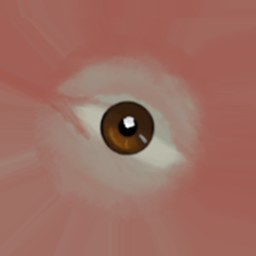
#> input picture godot/project/assets/characters/bandit/bandit_T_Eye_Brown.jpg, 256 x 256 px
$ python -i pack.py   (imports and definitions only)
#> lines starting #> are read from the running program, lines starting #| are printed output that depends on the picture
# Pack rendered frames into one webp sheet per animation (rows = 8 directions, cols = frames).
# Each animation is cropped to its own box (smaller sheets = less phone memory); meta gives each one's size and feet anchor.
import sys, glob, json
from PIL import Image, ImageFilter, ImageEnhance
SRC, OUT = sys.argv[1], sys.argv[2]
ANIMS = [('idle','Idle_Loop'),('run','Jog_Fwd_Loop'),('shoot','Pistol_Shoot'),('death','Death01'),('roll','Roll')]
FR = 192; AX, AY = FR/2, FR/2 + 0.78*0.8660254*FR/2.6   # pixel of the character's feet (blender origin)
def bright(im):
    a = im.getchannel('A'); rgb = ImageEnhance.Brightness(im.convert('RGB')).enhance(1.22); rgb = ImageEnhance.Contrast(rgb).enhance(1.06); rgb.putalpha(a); return rgb
def outline(im):
    # thin dark rim so the figure sits in the game's inked look
    a = im.getchannel('A'); grown = a.filter(ImageFilter.MaxFilter(3))
    ink = Image.new('RGBA', im.size, (12,9,6,0)); ink.putalpha(grown.point(lambda v: int(v*0.75)))
    ink.alpha_composite(im); return ink
meta = {'anims':{}}; total = 0
# [18 lines not run here, left out]

>>> import cv2
>>> picture = cv2.imread('../../project/assets/characters/bandit/bandit_T_Eye_Brown.jpg', cv2.IMREAD_GRAYSCALE)
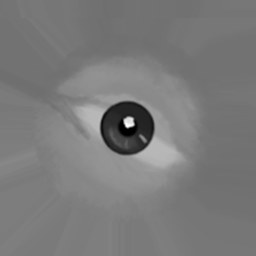
#> picture: shape (256, 256); min 0, max 255, mean 122
#> (the run stopped early here; a loop or call above may not have finished)
